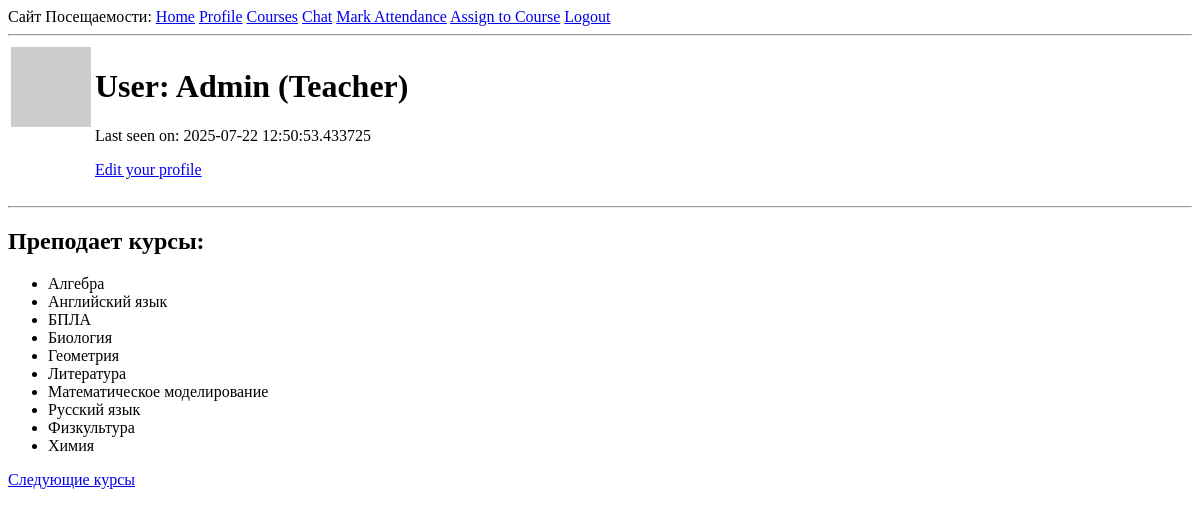
The app's page /user/Admin (signed in), older data.
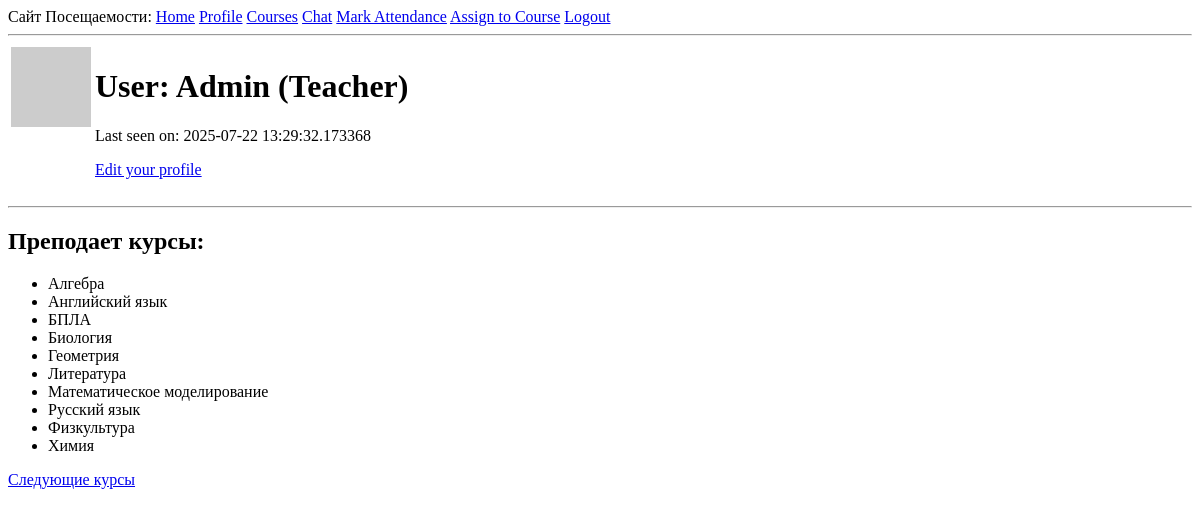
The same page, newer data.
### app/models.py (models this page shows, shortened)
class User(UserMixin, db.Model):
    id: so.Mapped[int] = so.mapped_column(primary_key=True)
    username: so.Mapped[str] = so.mapped_column(sa.String(64), index=True, unique=True)
    email: so.Mapped[str] = so.mapped_column(sa.String(120), index=True, unique=True)
    password_hash: so.Mapped[Optional[str]] = so.mapped_column(sa.String(256))
    role: so.Mapped[str] = so.mapped_column(sa.String(20), default='student')
    about_me: so.Mapped[Optional[str]] = so.mapped_column(sa.String(140))
    last_seen: so.Mapped[Optional[datetime]] = so.mapped_column(default=lambda: datetime.now(timezone.utc))
    sent_messages: so.Mapped[List['Message']] = so.relationship(
        'Message',
        foreign_keys='Message.sender_id',
        back_populates='sender'
    )
    received_messages: so.Mapped[List['Message']] = so.relationship(
        'Message',
        foreign_keys='Message.recipient_id',
        back_populates='recipient'
    )
    teaching_courses: so.Mapped[List['Course']] = so.relationship(
        secondary=teacher_course_association,
        back_populates='teachers',
        collection_class=list
    )
    enrolled_courses: so.Mapped[List['Course']] = so.relationship(
        secondary=student_course_association,
        back_populates='students',
        collection_class=list
    )
    attendance_records: so.WriteOnlyMapped['AttendanceRecord'] = so.relationship(
        back_populates='student',
        cascade="all, delete-orphan"
    )
    def avatar(self, size: int) -> str:
        digest = md5(self.email.lower().encode('utf-8')).hexdigest()
        return f'https://www.gravatar.com/avatar/{digest}?d=identicon&s={size}'

class Course(db.Model):
    id: so.Mapped[int] = so.mapped_column(primary_key=True)
    name: so.Mapped[str] = so.mapped_column(sa.String(100), unique=True, index=True)
    description: so.Mapped[Optional[str]] = so.mapped_column(sa.String(256))
    teachers: so.Mapped[List['User']] = so.relationship(
        secondary=teacher_course_association,
        back_populates='teaching_courses',
        collection_class=list
    )
    students: so.Mapped[List['User']] = so.relationship(
        secondary=student_course_association,
        back_populates='enrolled_courses',
        collection_class=list,
        lazy='joined'
    )
    attendance_records: so.WriteOnlyMapped['AttendanceRecord'] = so.relationship(
        back_populates='course',
        cascade="all, delete-orphan"
    )

### app/routes.py (the view)
@app.route('/user/<username>')
@login_required
def user(username):
    user = db.first_or_404(sa.select(User).where(User.username == username))
    page = request.args.get('page', 1, type=int)
    enrolled_courses = []
    teaching_courses = []
    attendance_records = []
    next_url = None
    prev_url = None
    if user.role == 'student':
        enrolled_courses_query = sa.select(Course).join(User.enrolled_courses).where(
            User.id == user.id
        ).order_by(Course.name)
        enrolled_courses_pagination = db.paginate(
            enrolled_courses_query,
            page=page,
            per_page=current_app.config['ITEMS_PER_PAGE'],
            error_out=False
        )
        enrolled_courses = enrolled_courses_pagination.items
        attendance_records_query = sa.select(AttendanceRecord).where(
            AttendanceRecord.student_id == user.id
        ).order_by(AttendanceRecord.date.desc())
        attendance_records_pagination = db.paginate(
            attendance_records_query,
            page=page,
            per_page=current_app.config['ITEMS_PER_PAGE'],
            error_out=False
        )
        attendance_records = attendance_records_pagination.items
        next_url = url_for('user', username=user.username, page=max(enrolled_courses_pagination.next_num, attendance_records_pagination.next_num)) \
            if enrolled_courses_pagination.has_next or attendance_records_pagination.has_next else None
        prev_url = url_for('user', username=user.username, page=min(enrolled_courses_pagination.prev_num, attendance_records_pagination.prev_num)) \
            if enrolled_courses_pagination.has_prev or attendance_records_pagination.has_prev else None
        return render_template(
            'user.html',
            user=user,
            enrolled_courses=enrolled_courses,
            attendance_records=attendance_records,
            next_url=next_url,
            prev_url=prev_url
        )
    elif user.role == 'teacher':
        teaching_courses_query = sa.select(Course).join(User.teaching_courses).where(
            User.id == user.id
        ).order_by(Course.name)
        teaching_courses_pagination = db.paginate(
            teaching_courses_query,
            page=page,
            per_page=current_app.config['ITEMS_PER_PAGE'],
            error_out=False
        )
        teaching_courses = teaching_courses_pagination.items
        next_url = url_for('user', username=user.username, page=teaching_courses_pagination.next_num) \
            if teaching_courses_pagination.has_next else None
        prev_url = url_for('user', username=user.username, page=teaching_courses_pagination.prev_num) \
            if teaching_courses_pagination.has_prev else None
        return render_template(
            'user.html',
            user=user,
            teaching_courses=teaching_courses,
            next_url=next_url,
            prev_url=prev_url
        )
    else:
        return render_template('user.html', user=user,) # Для других ролей

### app/models.py (called while the page is built)
@login.user_loader
def load_user(id: int) -> Optional[User]:
    return db.session.get(User, id)

### app/routes.py (called while the page is built)
@app.before_request
def before_request():
    if current_user.is_authenticated:
        current_user.last_seen = datetime.now(timezone.utc)
        db.session.commit()

### app/templates/user.html (shortened to what this page needs)
{% extends "base.html" %}
{% block content %}
    <table>
        <tr valign="top">
            <td><img src="{{ user.avatar(128) }}"></td>
            <td>
                <h1>User: {{ user.username }} ({{ user.role.capitalize() }})</h1>
                {% if user.last_seen %}<p>Last seen on: {{ user.last_seen }}</p>{% endif %}
                {% if user == current_user %}
                <p><a href="{{ url_for('edit_profile') }}">Edit your profile</a></p>
                {% endif %}
            </td>
        </tr>
    </table>
    <hr>
    {% if user.role == 'student' %}
        <h2>Записан на курсы:</h2>
        {% if enrolled_courses %}
            <ul>
                {% for course in enrolled_courses %}
                    <li>{{ course.name }}</li>
                {% endfor %}
            </ul>
        {% else %}
            <p>Не записан ни на какие курсы.</p>
        {% endif %}
        <h2>Записи о посещаемости:</h2>
        {% if attendance_records %}
            <ul>
                {% for record in attendance_records %}
                    <li>
                        <b>{{ record.course.name }}</b> on {{ record.date.strftime('%Y-%m-%d %H:%M') }}:
                        <span style="color:
                            {% if record.status == 'present' %}green
                            {% elif record.status == 'absent' %}red
                            {% elif record.status == 'late' %}orange
                            {% else %}blue
                            {% endif %};">
                            {{ record.status.capitalize() }}
                        </span>
                        {% if record.notes %}(Notes: {{ record.notes }}){% endif %}
                    </li>
                {% endfor %}
            </ul>
        {% else %}
            <p>Нет записей о посещаемости.</p>
        {% endif %}
        {% if prev_url %}
        <a href="{{ prev_url }}">Предыдущие записи/курсы</a>
        {% endif %}
        {% if next_url %}
        <a href="{{ next_url }}">Следующие записи/курсы</a>
        {% endif %}
    {% elif user.role == 'teacher' %}
        <h2>Преподает курсы:</h2>
        {% if teaching_courses %}
            <ul>
                {% for course in teaching_courses %}
                    <li>{{ course.name }}</li>
                {% endfor %}
            </ul>
        {% else %}
            <p>Не преподает никаких курсов.</p>
        {% endif %}
        {% if next_url %}
        <a href="{{ next_url }}">Следующие курсы</a>
        {% endif %}
    {% endif %}
{% endblock %}

### app/templates/base.html (shortened to what this page needs)
<!doctype html>
<html>
    <head>
    </head>
    <body>
        <div>
            Сайт Посещаемости:
            <a href="{{ url_for('index') }}">Home</a>
            {% if current_user.is_anonymous %}
            <a href="{{ url_for('login') }}">Login</a>
            {% else %}
            <a href="{{ url_for('user', username=current_user.username) }}">Profile</a>
            <a href="{{ url_for('courses') }}">Courses</a>
            <a href="{{ url_for('chat', recipient_id=current_user.id) }}">Chat</a>
            {% if current_user.role == 'teacher' %}
            <a href="{{ url_for('mark_attendance') }}">Mark Attendance</a>
            <a href="{{ url_for('assign_to_course') }}">Assign to Course</a>
            {% endif %}
            <a href="{{ url_for('logout') }}">Logout</a>
            {% endif %}
        </div>
         <hr>
        {% block content %}{% endblock %}
    </body>
</html>

Row changes from the older to the newer data that the page shows:
changed User "Admin": last_seen "2025-07-22 12:50:53.433725" → "2025-07-22 13:29:32.173368"
